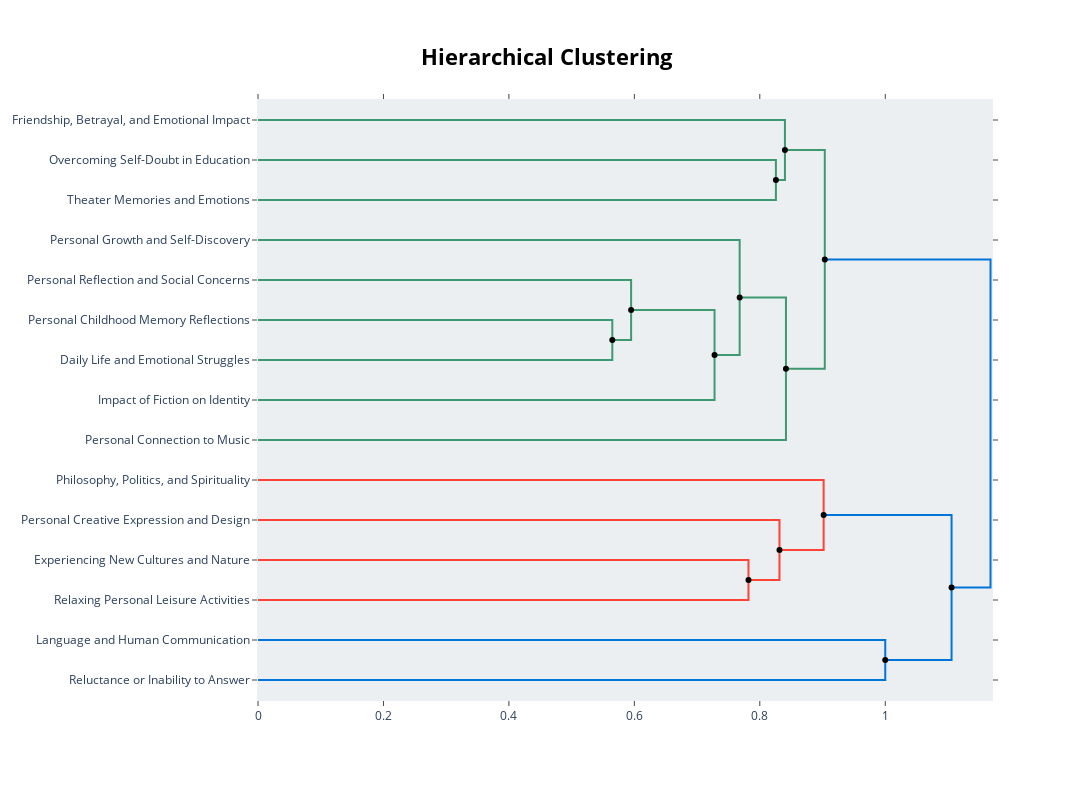
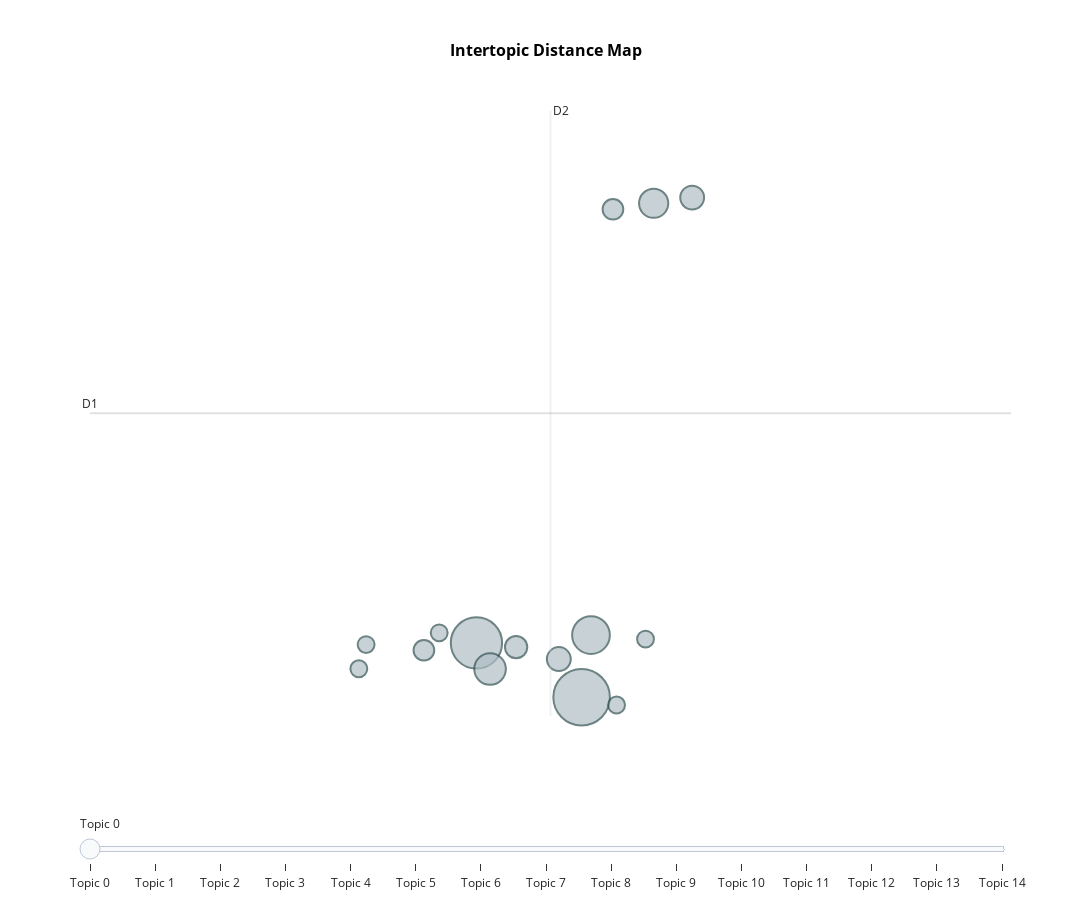
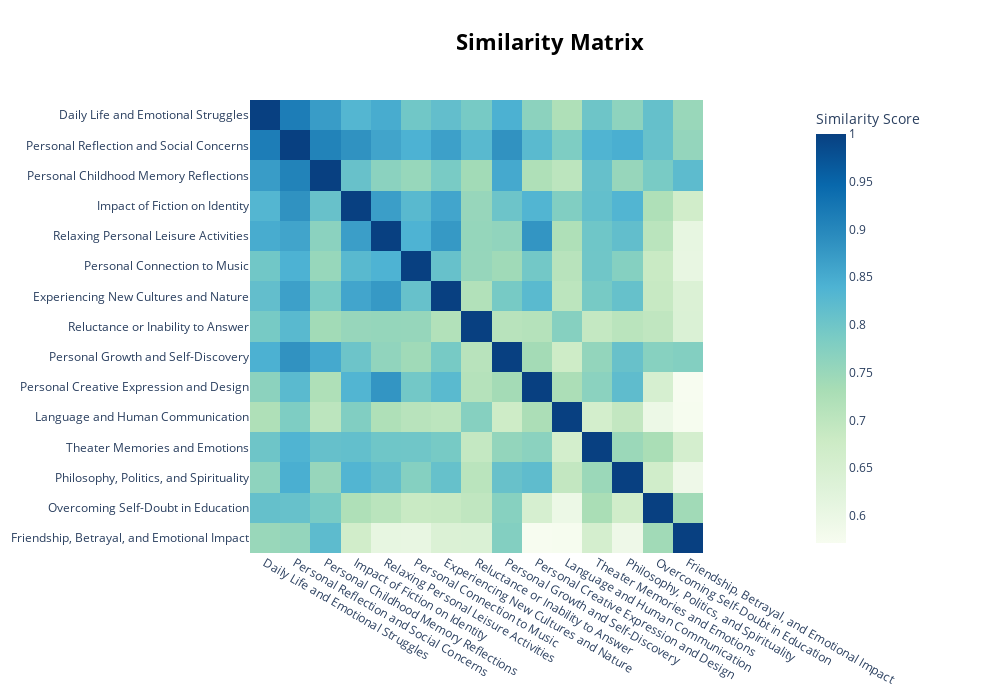
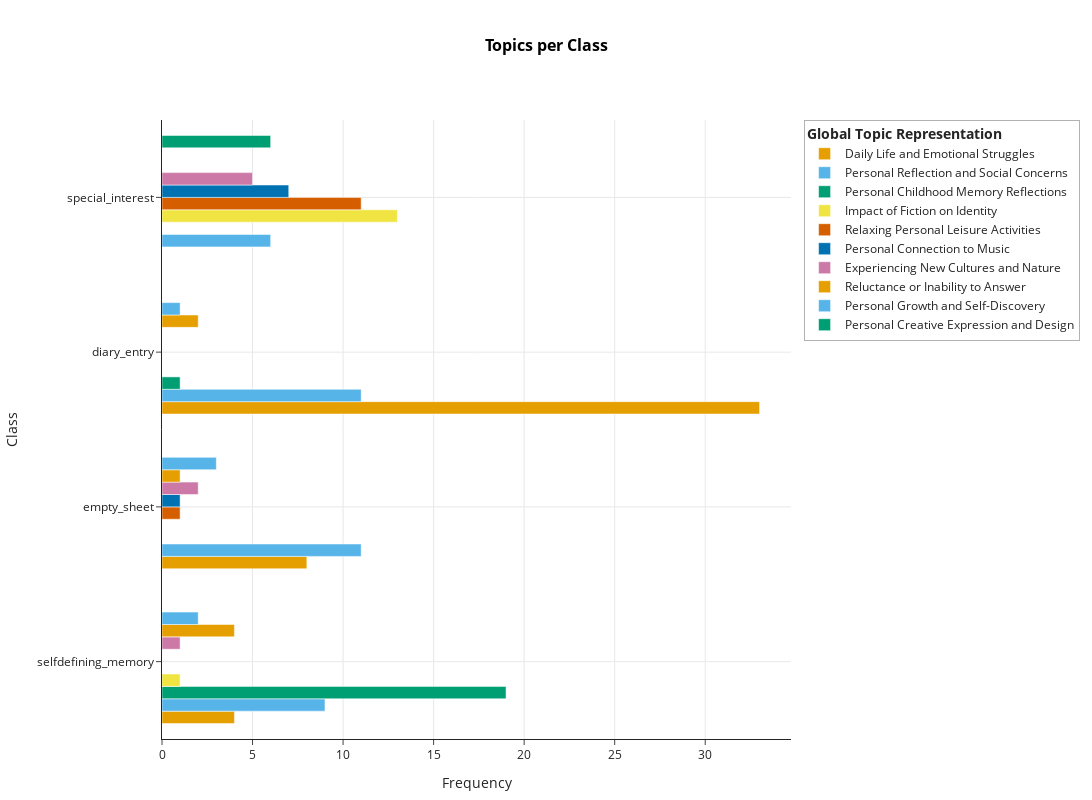

Notebook code cell kept with these figures, in order:
### Code cell
process_group(group_name, folder)

### Figure 1 — Plotly figure (JSON) as saved in the notebook; plotly's stock layout.template omitted (floating-point values rounded to 4 significant figures)
{"data": [{"hoverinfo": "text", "marker": {"color": "rgb(61,153,112)"}, "mode": "lines", "text": ["Overcoming Self-Doubt in Education", "", "", "Theater Memories and Emotions"], "type": "scatter", "x": [0.0, 0.8257, 0.8257, 0.0], "xaxis": "x", "y": [-15.0, -15.0, -25.0, -25.0], "yaxis": "y"}, {"hoverinfo": "text", "marker": {"color": "rgb(61,153,112)"}, "mode": "lines", "text": ["Friendship, Betrayal, and Emotional Impact", "", "", "nunca_fazer_capaz_aulas_conseguir"], "type": "scatter", "x": [0.0, 0.8401, 0.8401, 0.8257], "xaxis": "x", "y": [-5.0, -5.0, -20.0, -20.0], "yaxis": "y"}, {"hoverinfo": "text", "marker": {"color": "rgb(61,153,112)"}, "mode": "lines", "text": ["Personal Childhood Memory Reflections", "", "", "Daily Life and Emotional Struggles"], "type": "scatter", "x": [0.0, 0.5649, 0.5649, 0.0], "xaxis": "x", "y": [-55.0, -55.0, -65.0, -65.0], "yaxis": "y"}, {"hoverinfo": "text", "marker": {"color": "rgb(61,153,112)"}, "mode": "lines", "text": ["Personal Reflection and Social Concerns", "", "", "hoje_dia_fazer_porque_trabalho"], "type": "scatter", "x": [0.0, 0.5948, 0.5948, 0.5649], "xaxis": "x", "y": [-45.0, -45.0, -60.0, -60.0], "yaxis": "y"}, {"hoverinfo": "text", "marker": {"color": "rgb(61,153,112)"}, "mode": "lines", "text": ["dia_fazer_hoje_porque_trabalho", "", "", "Impact of Fiction on Identity"], "type": "scatter", "x": [0.5948, 0.7278, 0.7278, 0.0], "xaxis": "x", "y": [-52.5, -52.5, -75.0, -75.0], "yaxis": "y"}, {"hoverinfo": "text", "marker": {"color": "rgb(61,153,112)"}, "mode": "lines", "text": ["Personal Growth and Self-Discovery", "", "", "porque_dia_fazer_hoje_sempre"], "type": "scatter", "x": [0.0, 0.7679, 0.7679, 0.7278], "xaxis": "x", "y": [-35.0, -35.0, -63.75, -63.75], "yaxis": "y"}, {"hoverinfo": "text", "marker": {"color": "rgb(61,153,112)"}, "mode": "lines", "text": ["porque_dia_fazer_hoje_sempre", "", "", "Personal Connection to Music"], "type": "scatter", "x": [0.7679, 0.8417, 0.8417, 0.0], "xaxis": "x", "y": [-49.38, -49.38, -85.0, -85.0], "yaxis": "y"}, {"hoverinfo": "text", "marker": {"color": "rgb(61,153,112)"}, "mode": "lines", "text": ["queria_nunca_nada_fazer_aulas", "", "", "porque_fazer_dia_hoje_sempre"], "type": "scatter", "x": [0.8401, 0.9036, 0.9036, 0.8417], "xaxis": "x", "y": [-12.5, -12.5, -67.19, -67.19], "yaxis": "y"}, {"hoverinfo": "text", "marker": {"color": "rgb(255,65,54)"}, "mode": "lines", "text": ["Experiencing New Cultures and Nature", "", "", "Relaxing Personal Leisure Activities"], "type": "scatter", "x": [0.0, 0.7819, 0.7819, 0.0], "xaxis": "x", "y": [-115.0, -115.0, -125.0, -125.0], "yaxis": "y"}, {"hoverinfo": "text", "marker": {"color": "rgb(255,65,54)"}, "mode": "lines", "text": ["Personal Creative Expression and Design", "", "", "viajar_gosto_adoro_sentir_novas"], "type": "scatter", "x": [0.0, 0.8314, 0.8314, 0.7819], "xaxis": "x", "y": [-105.0, -105.0, -120.0, -120.0], "yaxis": "y"}, {"hoverinfo": "text", "marker": {"color": "rgb(255,65,54)"}, "mode": "lines", "text": ["Philosophy, Politics, and Spirituality", "", "", "gosto_adoro_viajar_sentir_novas"], "type": "scatter", "x": [0.0, 0.9018, 0.9018, 0.8314], "xaxis": "x", "y": [-95.0, -95.0, -112.5, -112.5], "yaxis": "y"}, {"hoverinfo": "text", "marker": {"color": "rgb(0,116,217)"}, "mode": "lines", "text": ["Language and Human Communication", "", "", "Reluctance or Inability to Answer"], "type": "scatter", "x": [0.0, 1.0, 1.0, 0.0], "xaxis": "x", "y": [-135.0, -135.0, -145.0, -145.0], "yaxis": "y"}, {"hoverinfo": "text", "marker": {"color": "rgb(0,116,217)"}, "mode": "lines", "text": ["gosto_adoro_viajar_sentir_novas", "", "", "responder_prefiro_biblioteca_nenhuma_escrita"], "type": "scatter", "x": [0.9018, 1.106, 1.106, 1.0], "xaxis": "x", "y": [-103.8, -103.8, -140.0, -140.0], "yaxis": "y"}, {"hoverinfo": "text", "marker": {"color": "rgb(0,116,217)"}, "mode": "lines", "text": ["fazer_porque_dia_hoje_sempre", "", "", "gosto_adoro_viajar_sentir_pessoas"], "type": "scatter", "x": [0.9036, 1.168, 1.168, 1.106], "xaxis": "x", "y": [-39.84, -39.84, -121.9, -121.9], "yaxis": "y"}, {"hoverinfo": "text", "hovertext": ["dia_fazer_hoje_porque_trabalho", "porque_dia_fazer_hoje_sempre", "queria_nunca_nada_fazer_aulas", "gosto_adoro_viajar_sentir_novas", "fazer_porque_dia_hoje_sempre"], "marker": {"color": "black"}, "mode": "markers", "showlegend": false, "type": "scatter", "x": [0.5948, 0.7679, 0.8401, 0.9018, 0.9036], "y": [-52.5, -49.38, -12.5, -103.8, -39.84]}, {"hoverinfo": "text", "hovertext": ["nunca_fazer_capaz_aulas_conseguir", "hoje_dia_fazer_porque_trabalho", "porque_dia_fazer_hoje_sempre", "porque_fazer_dia_hoje_sempre", "viajar_gosto_adoro_sentir_novas", "gosto_adoro_viajar_sentir_novas", "responder_prefiro_biblioteca_nenhuma_escrita", "gosto_adoro_viajar_sentir_pessoas"], "marker": {"color": "black"}, "mode": "markers", "showlegend": false, "type": "scatter", "x": [0.8257, 0.5649, 0.7278, 0.8417, 0.7819, 0.8314, 1, 1.106], "y": [-20, -60, -63.75, -67.19, -120, -112.5, -140, -121.9]}], "layout": {"autosize": false, "height": 800, "hoverlabel": {"bgcolor": "white", "font": {"family": "Rockwell", "size": 16}}, "hovermode": "closest", "margin": {"b": 100, "l": 100, "r": 100, "t": 100}, "plot_bgcolor": "#ECEFF1", "showlegend": false, "title": {"font": {"color": "Black", "size": 22}, "text": "<b>Hierarchical Clustering</b>", "x": 0.5, "xanchor": "center", "yanchor": "top"}, "width": 1400, "xaxis": {"mirror": "allticks", "rangemode": "tozero", "showgrid": false, "showline": true, "showticklabels": true, "ticks": "outside", "type": "linear", "zeroline": false}, "yaxis": {"mirror": "allticks", "range": [-150, 0], "rangemode": "tozero", "showgrid": false, "showline": true, "showticklabels": true, "tickmode": "array", "ticks": "outside", "ticktext": ["Friendship, Betrayal, and Emotional Impact", "Overcoming Self-Doubt in Education", "Theater Memories and Emotions", "Personal Growth and Self-Discovery", "Personal Reflection and Social Concerns", "Personal Childhood Memory Reflections", "Daily Life and Emotional Struggles", "Impact of Fiction on Identity", "Personal Connection to Music", "Philosophy, Politics, and Spirituality", "Personal Creative Expression and Design", "Experiencing New Cultures and Nature", "Relaxing Personal Leisure Activities", "Language and Human Communication", "Reluctance or Inability to Answer"], "tickvals": [-5, -15, -25, -35, -45, -55, -65, -75, -85, -95, -105, -115, -125, -135, -145], "type": "linear", "zeroline": false}}}

### Figure 2 — Plotly figure (JSON) as saved in the notebook; plotly's stock layout.template omitted (floating-point values rounded to 4 significant figures)
{"data": [{"customdata": [[0, "Daily Life and Emotional Struggles", 45], [1, "Personal Reflection and Social Concerns", 37], [2, "Personal Childhood Memory Reflections", 20], [3, "Impact of Fiction on Identity", 14], [4, "Relaxing Personal Leisure Activities", 12], [5, "Personal Connection to Music", 8], [6, "Experiencing New Cultures and Nature", 8], [7, "Reluctance or Inability to Answer", 7], [8, "Personal Growth and Self-Discovery", 6], [9, "Personal Creative Expression and Design", 6], [10, "Language and Human Communication", 4], [11, "Theater Memories and Emotions", 4], [12, "Philosophy, Politics, and Spirituality", 4], [13, "Overcoming Self-Doubt in Education", 4], [14, "Friendship, Betrayal, and Emotional Impact", 4]], "hovertemplate": "<b>Topic %{customdata[0]}</b><br>%{customdata[1]}<br>Size: %{customdata[2]}", "legendgroup": "", "marker": {"color": "#B0BEC5", "line": {"color": "DarkSlateGrey", "width": 2}, "size": [45, 37, 20, 14, 12, 8, 8, 7, 6, 6, 4, 4, 4, 4, 4], "sizemode": "area", "sizeref": 0.02813, "symbol": "circle"}, "mode": "markers", "name": "", "orientation": "v", "showlegend": false, "type": "scatter", "x": [14.33, 13.59, 14.4, 13.68, 14.85, 14.17, 15.12, 13.87, 13.21, 14.56, 12.8, 13.32, 12.75, 14.58, 14.79], "xaxis": "x", "y": [3.874, 6.482, 6.861, 5.229, 27.6, 5.711, 27.87, 6.284, 6.133, 27.31, 6.403, 6.969, 5.243, 3.501, 6.667], "yaxis": "y"}], "layout": {"annotations": [{"showarrow": false, "text": "D1", "x": 10.84, "y": 17.51, "yshift": 10}, {"showarrow": false, "text": "D2", "x": 14.11, "xshift": 10, "y": 32.05}], "height": 900, "hoverlabel": {"bgcolor": "white", "font": {"family": "Rockwell", "size": 16}}, "legend": {"itemsizing": "constant", "tracegroupgap": 0}, "margin": {"b": 80, "l": 80, "r": 80, "t": 100}, "shapes": [{"line": {"color": "#CFD8DC", "width": 2}, "type": "line", "x0": 14.11, "x1": 14.11, "y0": 2.976, "y1": 32.05}, {"line": {"color": "#9E9E9E", "width": 2}, "type": "line", "x0": 10.84, "x1": 17.39, "y0": 17.51, "y1": 17.51}], "sliders": [{"active": 0, "pad": {"t": 50}, "steps": [{"args": [{"marker.color": [["red", "#B0BEC5", "#B0BEC5", "#B0BEC5", "#B0BEC5", "#B0BEC5", "#B0BEC5", "#B0BEC5", "#B0BEC5", "#B0BEC5", "#B0BEC5", "#B0BEC5", "#B0BEC5", "#B0BEC5", "#B0BEC5"]]}], "label": "Topic 0", "method": "update"}, {"args": [{"marker.color": [["#B0BEC5", "red", "#B0BEC5", "#B0BEC5", "#B0BEC5", "#B0BEC5", "#B0BEC5", "#B0BEC5", "#B0BEC5", "#B0BEC5", "#B0BEC5", "#B0BEC5", "#B0BEC5", "#B0BEC5", "#B0BEC5"]]}], "label": "Topic 1", "method": "update"}, {"args": [{"marker.color": [["#B0BEC5", "#B0BEC5", "red", "#B0BEC5", "#B0BEC5", "#B0BEC5", "#B0BEC5", "#B0BEC5", "#B0BEC5", "#B0BEC5", "#B0BEC5", "#B0BEC5", "#B0BEC5", "#B0BEC5", "#B0BEC5"]]}], "label": "Topic 2", "method": "update"}, {"args": [{"marker.color": [["#B0BEC5", "#B0BEC5", "#B0BEC5", "red", "#B0BEC5", "#B0BEC5", "#B0BEC5", "#B0BEC5", "#B0BEC5", "#B0BEC5", "#B0BEC5", "#B0BEC5", "#B0BEC5", "#B0BEC5", "#B0BEC5"]]}], "label": "Topic 3", "method": "update"}, {"args": [{"marker.color": [["#B0BEC5", "#B0BEC5", "#B0BEC5", "#B0BEC5", "red", "#B0BEC5", "#B0BEC5", "#B0BEC5", "#B0BEC5", "#B0BEC5", "#B0BEC5", "#B0BEC5", "#B0BEC5", "#B0BEC5", "#B0BEC5"]]}], "label": "Topic 4", "method": "update"}, {"args": [{"marker.color": [["#B0BEC5", "#B0BEC5", "#B0BEC5", "#B0BEC5", "#B0BEC5", "red", "#B0BEC5", "#B0BEC5", "#B0BEC5", "#B0BEC5", "#B0BEC5", "#B0BEC5", "#B0BEC5", "#B0BEC5", "#B0BEC5"]]}], "label": "Topic 5", "method": "update"}, {"args": [{"marker.color": [["#B0BEC5", "#B0BEC5", "#B0BEC5", "#B0BEC5", "#B0BEC5", "#B0BEC5", "red", "#B0BEC5", "#B0BEC5", "#B0BEC5", "#B0BEC5", "#B0BEC5", "#B0BEC5", "#B0BEC5", "#B0BEC5"]]}], "label": "Topic 6", "method": "update"}, {"args": [{"marker.color": [["#B0BEC5", "#B0BEC5", "#B0BEC5", "#B0BEC5", "#B0BEC5", "#B0BEC5", "#B0BEC5", "red", "#B0BEC5", "#B0BEC5", "#B0BEC5", "#B0BEC5", "#B0BEC5", "#B0BEC5", "#B0BEC5"]]}], "label": "Topic 7", "method": "update"}, {"args": [{"marker.color": [["#B0BEC5", "#B0BEC5", "#B0BEC5", "#B0BEC5", "#B0BEC5", "#B0BEC5", "#B0BEC5", "#B0BEC5", "red", "#B0BEC5", "#B0BEC5", "#B0BEC5", "#B0BEC5", "#B0BEC5", "#B0BEC5"]]}], "label": "Topic 8", "method": "update"}, {"args": [{"marker.color": [["#B0BEC5", "#B0BEC5", "#B0BEC5", "#B0BEC5", "#B0BEC5", "#B0BEC5", "#B0BEC5", "#B0BEC5", "#B0BEC5", "red", "#B0BEC5", "#B0BEC5", "#B0BEC5", "#B0BEC5", "#B0BEC5"]]}], "label": "Topic 9", "method": "update"}, {"args": [{"marker.color": [["#B0BEC5", "#B0BEC5", "#B0BEC5", "#B0BEC5", "#B0BEC5", "#B0BEC5", "#B0BEC5", "#B0BEC5", "#B0BEC5", "#B0BEC5", "red", "#B0BEC5", "#B0BEC5", "#B0BEC5", "#B0BEC5"]]}], "label": "Topic 10", "method": "update"}, {"args": [{"marker.color": [["#B0BEC5", "#B0BEC5", "#B0BEC5", "#B0BEC5", "#B0BEC5", "#B0BEC5", "#B0BEC5", "#B0BEC5", "#B0BEC5", "#B0BEC5", "#B0BEC5", "red", "#B0BEC5", "#B0BEC5", "#B0BEC5"]]}], "label": "Topic 11", "method": "update"}, {"args": [{"marker.color": [["#B0BEC5", "#B0BEC5", "#B0BEC5", "#B0BEC5", "#B0BEC5", "#B0BEC5", "#B0BEC5", "#B0BEC5", "#B0BEC5", "#B0BEC5", "#B0BEC5", "#B0BEC5", "red", "#B0BEC5", "#B0BEC5"]]}], "label": "Topic 12", "method": "update"}, {"args": [{"marker.color": [["#B0BEC5", "#B0BEC5", "#B0BEC5", "#B0BEC5", "#B0BEC5", "#B0BEC5", "#B0BEC5", "#B0BEC5", "#B0BEC5", "#B0BEC5", "#B0BEC5", "#B0BEC5", "#B0BEC5", "red", "#B0BEC5"]]}], "label": "Topic 13", "method": "update"}, {"args": [{"marker.color": [["#B0BEC5", "#B0BEC5", "#B0BEC5", "#B0BEC5", "#B0BEC5", "#B0BEC5", "#B0BEC5", "#B0BEC5", "#B0BEC5", "#B0BEC5", "#B0BEC5", "#B0BEC5", "#B0BEC5", "#B0BEC5", "red"]]}], "label": "Topic 14", "method": "update"}]}], "title": {"font": {"color": "Black", "size": 16}, "text": "<b>Intertopic Distance Map</b>", "x": 0.5, "xanchor": "center", "y": 0.95, "yanchor": "top"}, "width": 1200, "xaxis": {"anchor": "y", "automargin": true, "domain": [0, 1], "gridcolor": "rgba(0,0,0,0.1)", "showgrid": true, "title": {"text": ""}, "visible": false}, "yaxis": {"anchor": "x", "automargin": true, "domain": [0, 1], "gridcolor": "rgba(0,0,0,0.1)", "showgrid": true, "title": {"text": ""}, "visible": false}}}

### Figure 3 — Plotly figure (JSON) as saved in the notebook; plotly's stock layout.template omitted (floating-point values rounded to 4 significant figures; data arrays with more than 128 entries replaced by an {"elided": "..."} marker saying what was removed)
{"data": [{"coloraxis": "coloraxis", "hovertemplate": "x: %{x}<br>y: %{y}<br>Similarity Score: %{z}<extra></extra>", "name": "0", "type": "heatmap", "x": ["Daily Life and Emotional Struggles", "Personal Reflection and Social Concerns", "Personal Childhood Memory Reflections", "Impact of Fiction on Identity", "Relaxing Personal Leisure Activities", "Personal Connection to Music", "Experiencing New Cultures and Nature", "Reluctance or Inability to Answer", "Personal Growth and Self-Discovery", "Personal Creative Expression and Design", "Language and Human Communication", "Theater Memories and Emotions", "Philosophy, Politics, and Spirituality", "Overcoming Self-Doubt in Education", "Friendship, Betrayal, and Emotional Impact"], "xaxis": "x", "y": ["Daily Life and Emotional Struggles", "Personal Reflection and Social Concerns", "Personal Childhood Memory Reflections", "Impact of Fiction on Identity", "Relaxing Personal Leisure Activities", "Personal Connection to Music", "Experiencing New Cultures and Nature", "Reluctance or Inability to Answer", "Personal Growth and Self-Discovery", "Personal Creative Expression and Design", "Language and Human Communication", "Theater Memories and Emotions", "Philosophy, Politics, and Spirituality", "Overcoming Self-Doubt in Education", "Friendship, Betrayal, and Emotional Impact"], "yaxis": "y", "z": {"elided": "15x15 float values"}}], "layout": {"coloraxis": {"colorbar": {"title": {"text": "Similarity Score"}}, "colorscale": [[0, "rgb(247,252,240)"], [0.125, "rgb(224,243,219)"], [0.25, "rgb(204,235,197)"], [0.375, "rgb(168,221,181)"], [0.5, "rgb(123,204,196)"], [0.625, "rgb(78,179,211)"], [0.75, "rgb(43,140,190)"], [0.875, "rgb(8,104,172)"], [1, "rgb(8,64,129)"]]}, "height": 700, "hoverlabel": {"bgcolor": "white", "font": {"family": "Rockwell", "size": 16}}, "legend": {"title": {"text": "Trend"}}, "margin": {"b": 120, "l": 120, "r": 80, "t": 100}, "showlegend": true, "title": {"font": {"color": "Black", "size": 22}, "text": "<b>Similarity Matrix</b>", "x": 0.55, "xanchor": "center", "y": 0.95, "yanchor": "top"}, "width": 1000, "xaxis": {"anchor": "y", "constrain": "domain", "domain": [0, 1], "scaleanchor": "y"}, "yaxis": {"anchor": "x", "autorange": "reversed", "constrain": "domain", "domain": [0, 1]}}}

### Figure 4 — Plotly figure (JSON) as saved in the notebook; plotly's stock layout.template omitted (floating-point values rounded to 4 significant figures)
{"data": [{"hoverinfo": "text", "hovertext": ["<b>Topic 0</b><br>Words: pai, disse, filme, situação, ir", "<b>Topic 0</b><br>Words: the, quero, fazer, dormir, you", "<b>Topic 0</b><br>Words: dia, hoje, trabalho, fazer, porque"], "marker": {"color": "#E69F00"}, "name": "Daily Life and Emotional Struggles", "orientation": "h", "type": "bar", "visible": true, "x": [4, 8, 33], "y": ["selfdefining_memory", "empty_sheet", "diary_entry"]}, {"hoverinfo": "text", "hovertext": ["<b>Topic 1</b><br>Words: lembro, memórias, memória, odeio, sempre", "<b>Topic 1</b><br>Words: cabeça, sempre, atenção, pessoas, algo", "<b>Topic 1</b><br>Words: pessoas, feminino, futebol, mulher, mulheres", "<b>Topic 1</b><br>Words: dia, momentos, perceber, algum, mau"], "marker": {"color": "#56B4E9"}, "name": "Personal Reflection and Social Concerns", "orientation": "h", "type": "bar", "visible": true, "x": [9, 11, 6, 11], "y": ["selfdefining_memory", "empty_sheet", "special_interest", "diary_entry"]}, {"hoverinfo": "text", "hovertext": ["<b>Topic 2</b><br>Words: memória, lembro, anos, mãe, dizer", "<b>Topic 2</b><br>Words: responder, verdade, telemóvel, alunos, nisto"], "marker": {"color": "#009E73"}, "name": "Personal Childhood Memory Reflections", "orientation": "h", "type": "bar", "visible": true, "x": [19, 1], "y": ["selfdefining_memory", "diary_entry"]}, {"hoverinfo": "text", "hovertext": ["<b>Topic 3</b><br>Words: livros, ler, interesses, dúvida, sempre", "<b>Topic 3</b><br>Words: ler, músicas, história, forma, interesse"], "marker": {"color": "#F0E442"}, "name": "Impact of Fiction on Identity", "orientation": "h", "type": "bar", "visible": true, "x": [1, 13], "y": ["selfdefining_memory", "special_interest"]}, {"hoverinfo": "text", "hovertext": ["<b>Topic 4</b><br>Words: liga, lista, cozinhar, odeio, ontem", "<b>Topic 4</b><br>Words: gosto, adoro, cozinhar, acalma, porque"], "marker": {"color": "#D55E00"}, "name": "Relaxing Personal Leisure Activities", "orientation": "h", "type": "bar", "visible": true, "x": [1, 11], "y": ["empty_sheet", "special_interest"]}, {"hoverinfo": "text", "hovertext": ["<b>Topic 5</b><br>Words: encontro, tocar, crianças, horário, entanto", "<b>Topic 5</b><br>Words: música, ouvir, enquanto, tanto, consigo"], "marker": {"color": "#0072B2"}, "name": "Personal Connection to Music", "orientation": "h", "type": "bar", "visible": true, "x": [1, 7], "y": ["empty_sheet", "special_interest"]}, {"hoverinfo": "text", "hovertext": ["<b>Topic 6</b><br>Words: todo mundo, centro, viajar, todo, faculdade", "<b>Topic 6</b><br>Words: silêncio, sentir, fundo, vezes, sensação", "<b>Topic 6</b><br>Words: viajar, novas, maioria pessoas, visitar, gosto"], "marker": {"color": "#CC79A7"}, "name": "Experiencing New Cultures and Nature", "orientation": "h", "type": "bar", "visible": true, "x": [1, 2, 5], "y": ["selfdefining_memory", "empty_sheet", "special_interest"]}, {"hoverinfo": "text", "hovertext": ["<b>Topic 7</b><br>Words: responder, prefiro, nenhuma, momento, tão", "<b>Topic 7</b><br>Words: responder, prefiro, nenhuma, ocorre, pergunta", "<b>Topic 7</b><br>Words: responder, prefiro, ocorre, pergunta, nenhuma"], "marker": {"color": "#E69F00"}, "name": "Reluctance or Inability to Answer", "orientation": "h", "type": "bar", "visible": true, "x": [4, 1, 2], "y": ["selfdefining_memory", "empty_sheet", "diary_entry"]}, {"hoverinfo": "text", "hovertext": ["<b>Topic 8</b><br>Words: inglês, fez, viagem, tudo, sair", "<b>Topic 8</b><br>Words: gostava, filho, phda, apenas, sei", "<b>Topic 8</b><br>Words: caminho, nova, faz, confusão, psicóloga"], "marker": {"color": "#56B4E9"}, "name": "Personal Growth and Self-Discovery", "orientation": "h", "type": "bar", "visible": true, "x": [2, 3, 1], "y": ["selfdefining_memory", "empty_sheet", "diary_entry"]}, {"hoverinfo": "text", "hovertext": ["<b>Topic 9</b><br>Words: utilizar, gosto, relacionado, transmitir, traço"], "marker": {"color": "#009E73"}, "name": "Personal Creative Expression and Design", "orientation": "h", "type": "bar", "visible": true, "x": [6], "y": ["special_interest"]}], "layout": {"height": 800, "hoverlabel": {"bgcolor": "white", "font": {"family": "Rockwell", "size": 16}}, "legend": {"bgcolor": "rgba(255,255,255,0.8)", "bordercolor": "rgba(0,0,0,0.3)", "borderwidth": 1, "orientation": "v", "title": {"text": "<b>Global Topic Representation"}, "x": 1.02, "xanchor": "left", "y": 1, "yanchor": "top"}, "margin": {"b": 60, "l": 60, "r": 60, "t": 120}, "showlegend": true, "title": {"font": {"color": "Black", "size": 16}, "text": "<b>Topics per Class</b>", "x": 0.5, "xanchor": "center", "y": 0.95, "yanchor": "top"}, "width": 1200, "xaxis": {"showgrid": true, "title": {"text": "Frequency"}}, "yaxis": {"showgrid": true, "title": {"text": "Class"}}}}
